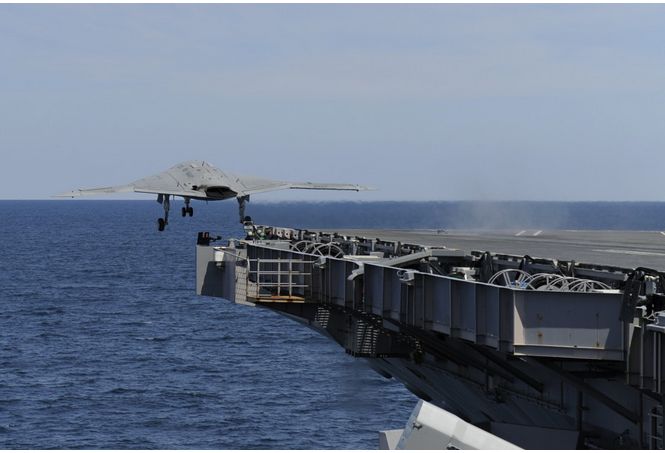
#> input picture MINE_PY27/ThePracticeOfML/SeondEditionMaster/pictest.png, 665 x 453 px
$ python 10-2.py   (Python 2 division)
#> lines starting #> are read from the running program, lines starting #| are printed output that depends on the picture
#!/usr/bin/env python
#-*- coding: utf-8 -*-
#code:myhaspl@qq.com
#10-2.py
#简单定位图片

import cv2
import numpy as np


print 'loading  ...'

def showpiclocation(img,findimg):
    #定位图片
    w=img.shape[1]
    h=img.shape[0]
    fw=findimg.shape[1]
    fh=findimg.shape[0]
    findpt=None
    for now_h in xrange(0,h-fh):
        for now_w in xrange(0,w-fw):
            comp_tz=img[now_h:now_h+fh,now_w:now_w+fw,:]-findimg
            if np.sum(comp_tz)<1:
                findpt=now_w,now_h
        print ".",
    if  findpt!=None:
        cv2.rectangle(img, findpt, (findpt[0]+fw,findpt[1]+fh),(0,0,255))
    return img


fn='pictest.png'
fn1='pictestt1.png'
fn2='pictestt2.png'
myimg=cv2.imread(fn)
#> myimg is the input picture: shape (453, 665, 3); mean B, G, R 137.3, 117.5, 104.9
myimg1=cv2.imread(fn1)
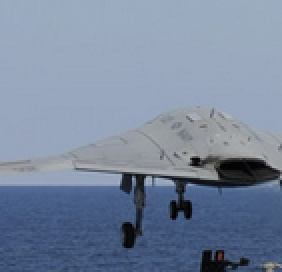
#> input picture MINE_PY27/ThePracticeOfML/SeondEditionMaster/pictestt1.png, 141 x 136 px (shown 2 times larger)
#> myimg1 is the input picture: shape (136, 141, 3); mean B, G, R 158, 135.2, 120.6
myimg2=cv2.imread(fn2)
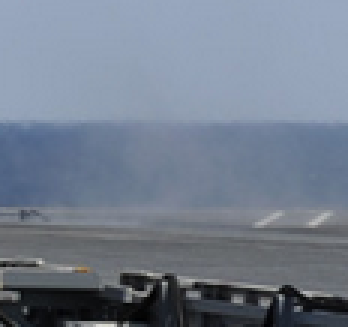
#> input picture MINE_PY27/ThePracticeOfML/SeondEditionMaster/pictestt2.png, 116 x 109 px (shown 3 times larger)
#> myimg2 is the input picture: shape (109, 116, 3); mean B, G, R 141.2, 125.4, 114.8

myimg=showpiclocation(myimg,myimg1)
myimg=showpiclocation(myimg,myimg2)
#> in showpiclocation (call 2), `cv2.rectangle(img, findpt, (findpt[0]+fw,findpt[1]+fh),(0,0,255))`:
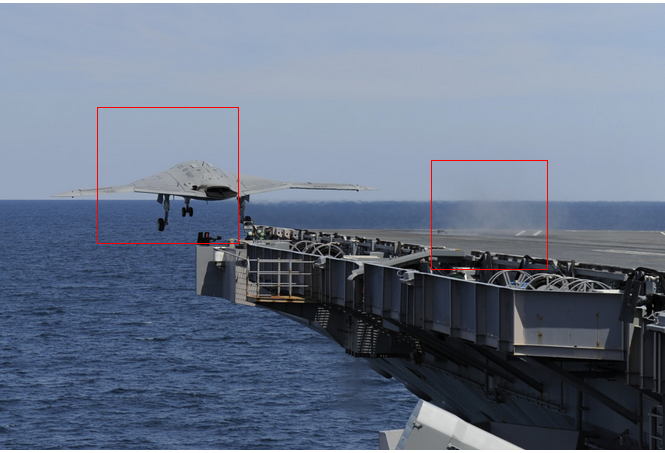
#> img: shape (453, 665, 3); mean B, G, R 136.8, 117.1, 105.4
cv2.namedWindow('img')
cv2.imshow('img', myimg)
cv2.waitKey()
cv2.destroyAllWindows()
